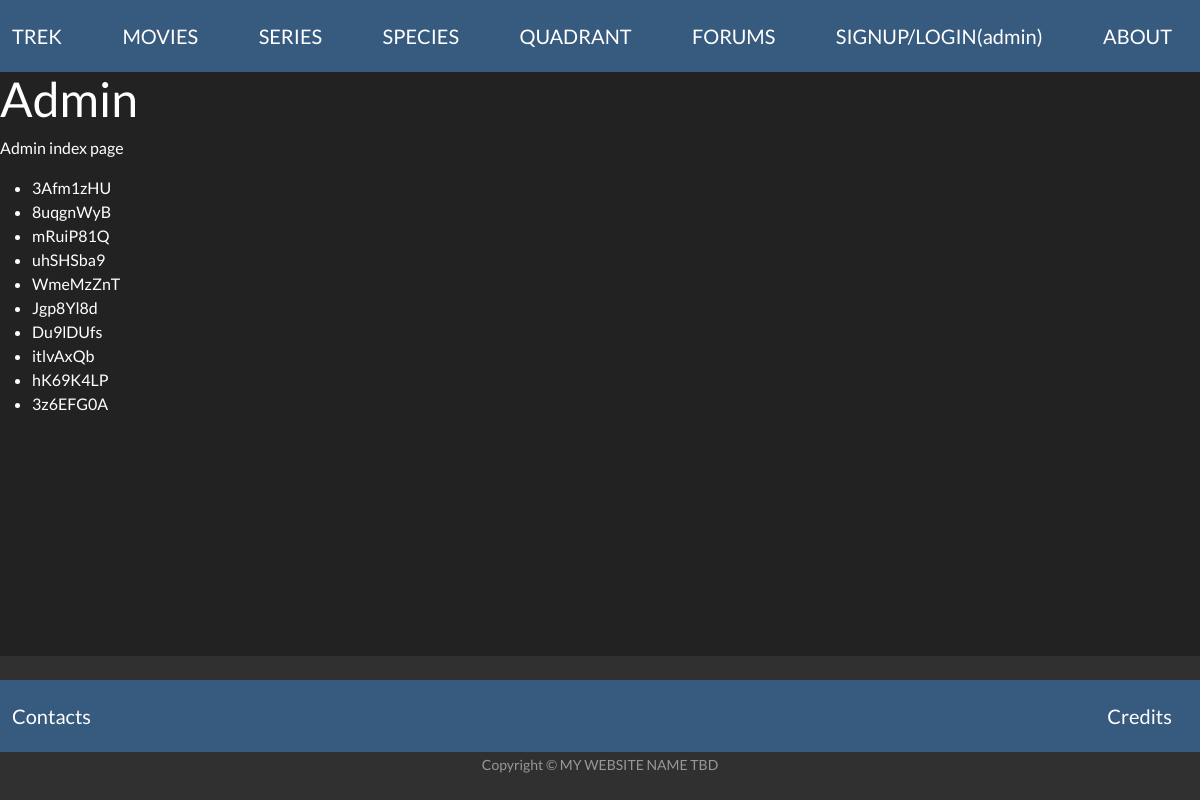
The page /admin on the database its author committed.
### app/trek_blueprints/admin/models/user.py (models this page shows, shortened)
class User(db.Model):
    __tablename__ = "users"
    id = db.Column(db.Integer, primary_key=True, autoincrement=True)
    username = db.Column(db.Text, nullable=False, unique=True)
    first_name= db.Column(db.Text, nullable=False)
    last_name = db.Column(db.Text, nullable=False)
    email = db.Column(db.Text, nullable=False, unique=True)
    avatar = db.Column(db.Text, nullable=False, default=DEFAULT_IMAGE_URL)
    password = db.Column(db.Text, nullable=False)
    bio = db.Column(db.Text, nullable=True)

### app/trek_blueprints/admin/routes.py (the view)
@admin_bp.route('/admin')
def show_admin():
    users = User.query.all()
    return render_template('/admin/index.html', users=users)

### app/trek_blueprints/admin/templates/admin/index.html
{% extends "base.html" %}
{% block content %}
    <h1>Admin</h1>
    <p>Admin index page</p>
    <ul>
        {% for user in users %}
            <li>{{ user.username }}</li>
        {% endfor %}
    </ul>
{% endblock %}

### rows shown on the page
User: username "3Afm1zHU"
User: username "8uqgnWyB"
User: username "mRuiP81Q"
User: username "uhSHSba9"
User: username "WmeMzZnT"
User: username "Jgp8Yl8d"
User: username "Du9lDUfs"
User: username "itlvAxQb"
User: username "hK69K4LP"
User: username "3z6EFG0A"
